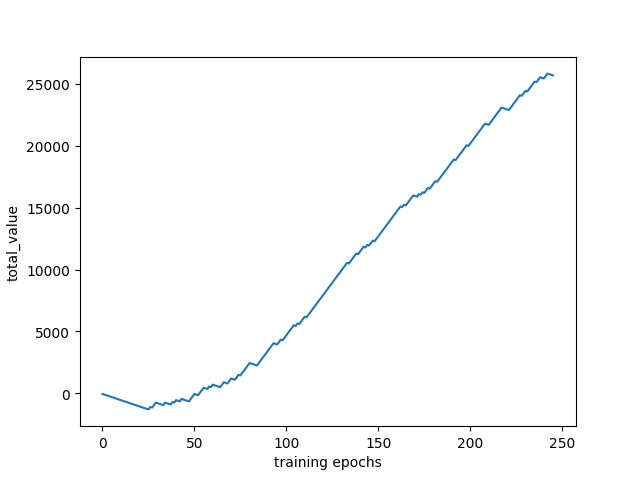
#> input picture total_value (2).jpg, 639 x 479 px
$ python splice_pictures.py
#> lines starting #> are read from the running program, lines starting #| are printed output that depends on the picture
import cv2
# [9 lines of commented-out code are left out]
src1 = cv2.imread('total_value (2).jpg')
#> src1 is the input picture: shape (479, 639, 3); mean B, G, R 251.6, 251.4, 251
src2 = cv2.imread('total_value_Dueling DQN (2).jpg')
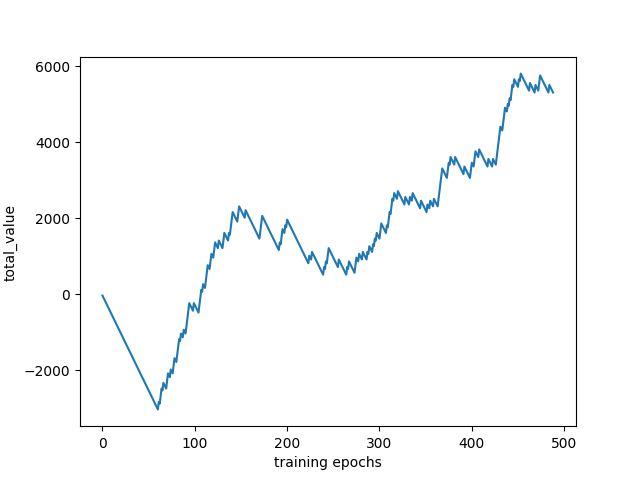
#> input picture total_value_Dueling DQN (2).jpg, 639 x 479 px
#> src2 is the input picture: shape (479, 639, 3); mean B, G, R 251.3, 250.7, 249.8

c = cv2.addWeighted(src1, 0.3, src2, 0.7, 0)
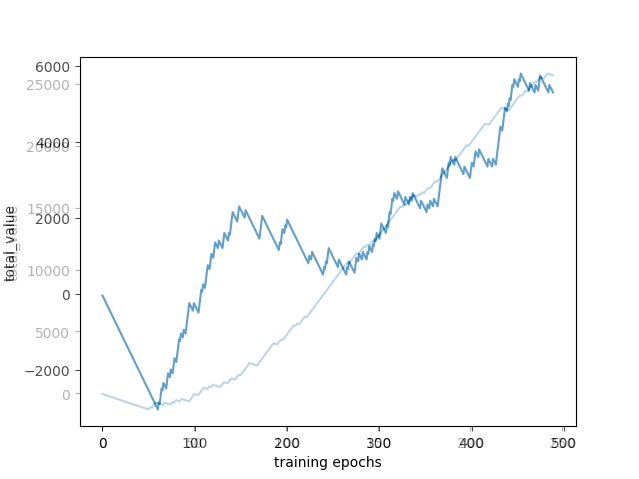
#> c: shape (479, 639, 3); mean B, G, R 251.4, 250.9, 250.1
cv2.imshow('addWeighted', c)
cv2.waitKey(0)
